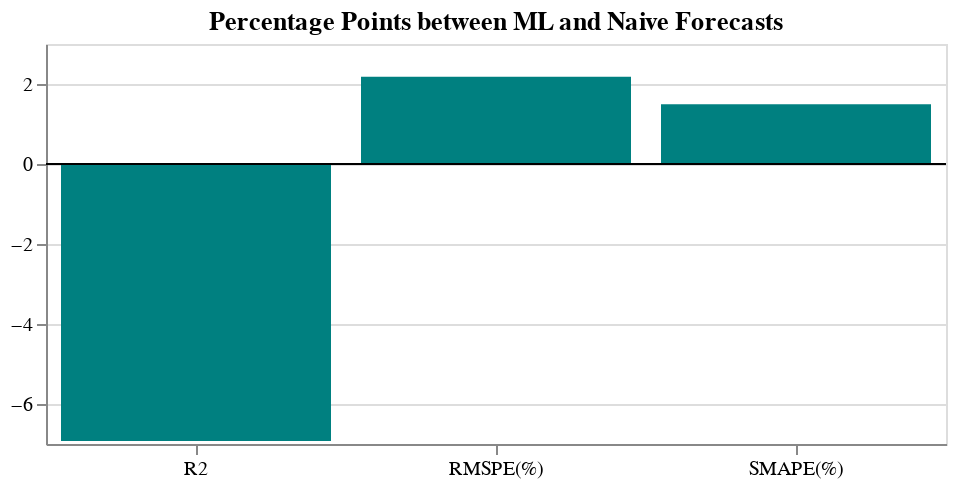

The notebook cell saved with this chart:
### Code cell
plot_bar_chart(
    df_metrics_ppt_diff,
    xvar="metric:N",
    yvar="diff_pct_points:Q",
    ptitle="Percentage Points between ML and Naive Forecasts",
    tooltip=["metric", "diff_pct_points"],
    fig_size=dict(width=450, height=200),
)

### Figure 1 — Vega-Lite specification as saved in the notebook (floating-point values rounded to 4 significant figures)
{"config": {"view": {"continuousWidth": 400, "continuousHeight": 300}}, "layer": [{"data": {"name": "data-2ce0825e357ed5dcf28d1222eb1c730f"}, "mark": {"type": "bar", "color": "teal"}, "encoding": {"tooltip": [{"field": "metric", "type": "nominal"}, {"field": "diff_pct_points", "type": "quantitative"}], "x": {"axis": {"labelAngle": 0}, "field": "metric", "title": null, "type": "nominal"}, "y": {"field": "diff_pct_points", "title": null, "type": "quantitative"}}, "height": 200, "title": "Percentage Points between ML and Naive Forecasts", "width": 450}, {"data": {"name": "data-9fe8ff11d1e42fb23d7331300c068212"}, "mark": {"type": "rule", "color": "black"}, "encoding": {"y": {"field": "zero", "type": "quantitative"}}}], "$schema": "https://vega.github.io/schema/vega-lite/v4.17.0.json", "datasets": {"data-2ce0825e357ed5dcf28d1222eb1c730f": [{"metric": "R2", "diff_pct_points": -6.924}, {"metric": "RMSPE(%)", "diff_pct_points": 2.183}, {"metric": "SMAPE(%)", "diff_pct_points": 1.493}], "data-9fe8ff11d1e42fb23d7331300c068212": [{"metric": "R2", "diff_pct_points": -6.924, "zero": 0}, {"metric": "RMSPE(%)", "diff_pct_points": 2.183, "zero": 0}, {"metric": "SMAPE(%)", "diff_pct_points": 1.493, "zero": 0}]}}
